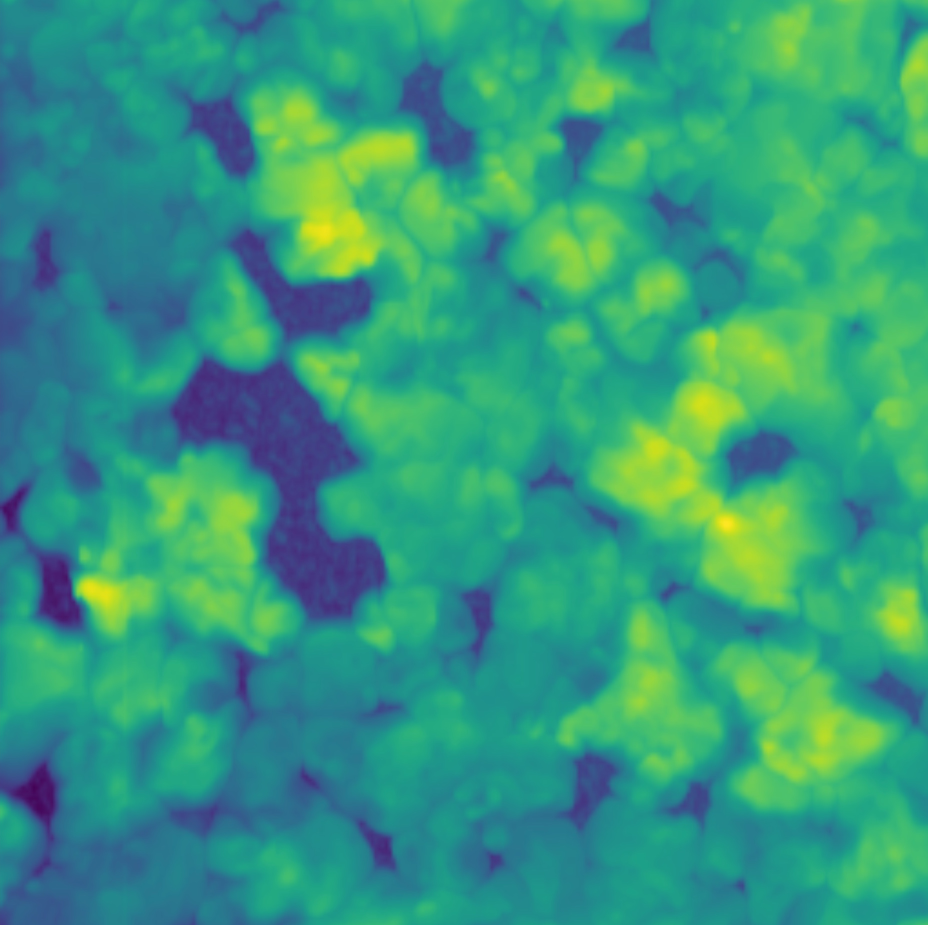
#> input picture height.jpg, 1855 x 1850 px, found by its file name (shown at 1/2 size)
$ jupyter execute --allow-errors 'tech standup.ipynb'   (shell and % lines are left out)
#> lines starting #> are read from the running program, lines starting #| are printed output that depends on the picture
# AFM-MINER
## Tech Review
Garrett, Jessica, and Wesley

[cell 1]
import cv2
import numpy as np
import scipy.io
import scipy.optimize
from scipy import stats
import matplotlib.pyplot as plt
from matplotlib import gridspec
import pandas
#import magni
import math
from PIL import Image
#import seaborn as sns; sns.set()
from sklearn.cross_validation import train_test_split
from sklearn import metrics
from sklearn.tree import DecisionTreeRegressor
from sklearn.ensemble import RandomForestRegressor

<a id='visualize'></a>
## Finding objects in the data: Using the Canny edge detector in [OpenCV](https://opencv-python-tutroals.readthedocs.io/en/latest/py_tutorials/py_imgproc/py_canny/py_canny.html#canny)

**Edge vs region based techniques:**
* Edge detection based methods of finding objects focus on the expectation of a gradient at the object's edge and the background
* Region based methods focus on the object itself

** How the Canny edge dection algorithm works:**
1. Use a [convolution operator](http://homepages.inf.ed.ac.uk/rbf/HIPR2/gsmooth.htm) to remove noise. In this case we apply a 5x5 guassian operator/filter.
    * The idea behind filter-based approaches to reducing noise is to consider a window of surrounding pixels and use a combination of their values to replace the current pixel.

2. Use a convolution method to find edge gradients and angles. That is, weight the discrete sum of the image with another discrete function, the spatial mask. In this case, the Sobel operator is the spatial mask. OpenCV rounds this angle as one of four directions; the gradient is always perpendicular to the edge direction

3. Use non-maximum suppression to turn pixel values to zero if they don't exist at a local maximum in its neighborhood in the direction of the gradient. An effective method of thinning the edge

4. Perform hysteresis thresholding. Rather than instatiating a cut off for gradients values, pixels greater than a max value are binned as edges, pixels less than a min value are binned as not edges, and anything between is classified as an edge it is connected to max value binned edges.


[cell 2]
img = cv2.imread('height.jpg',0)
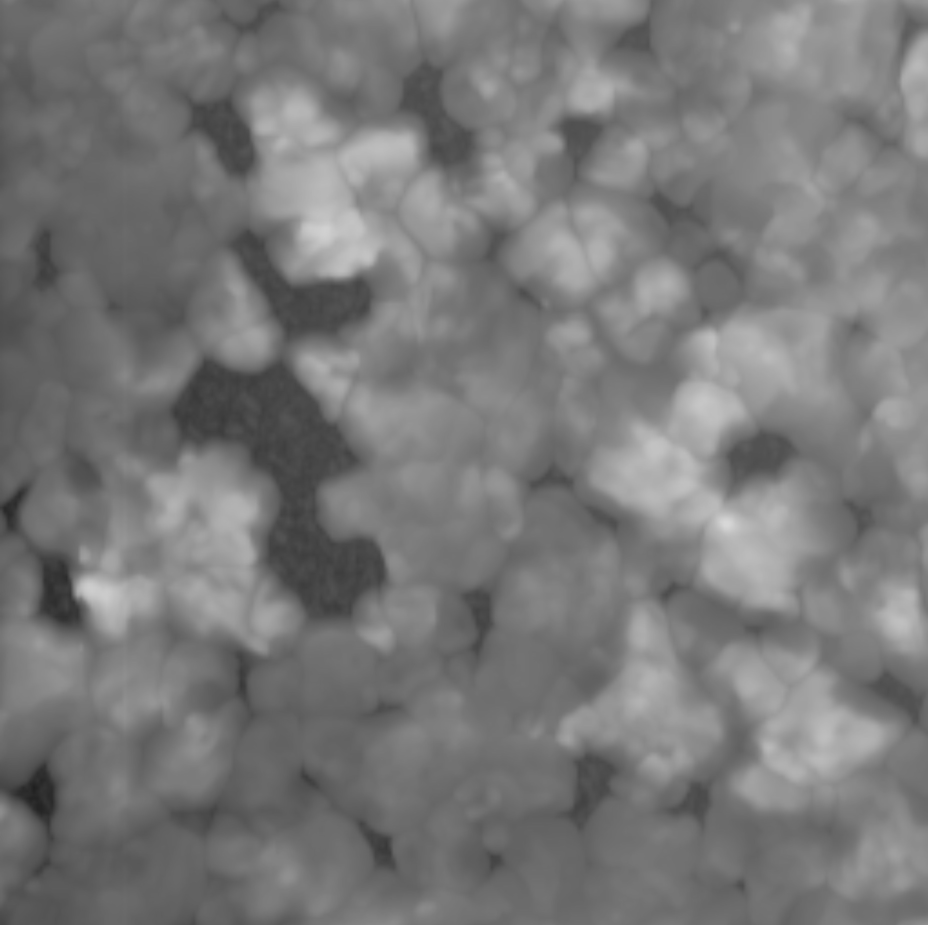
#> img: shape (1850, 1855) (shown at 1/2 size); min 31, max 215, mean 120.8

#Python: cv.Canny(image, edges, threshold1, threshold2, aperture_size=3) → None
edges = cv2.Canny(img,0,20,3)
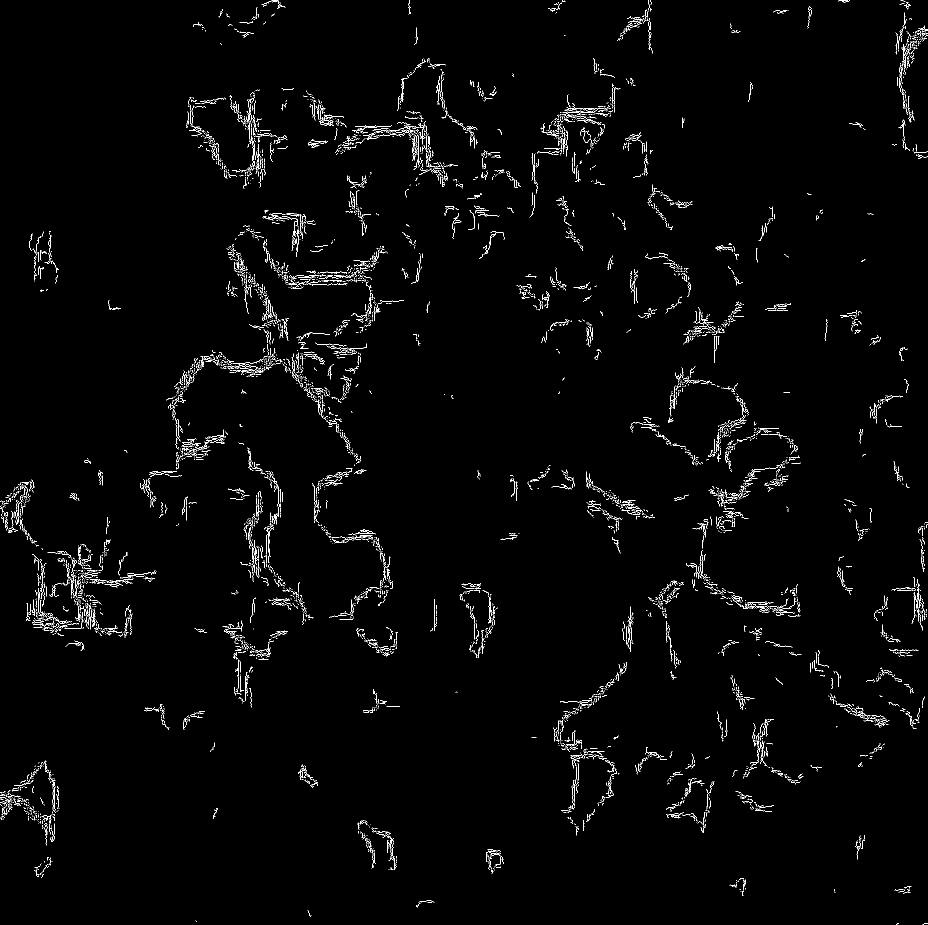
#> edges: shape (1850, 1855) (shown at 1/2 size); 1.7% white in thin lines or dots

plt.subplot(121),plt.imshow(img,cmap = 'gray')
plt.title('Original Image'), plt.xticks([]), plt.yticks([])
plt.subplot(122),plt.imshow(edges,cmap = 'gray')
plt.title('Edge Image'), plt.xticks([]), plt.yticks([])

plt.show()
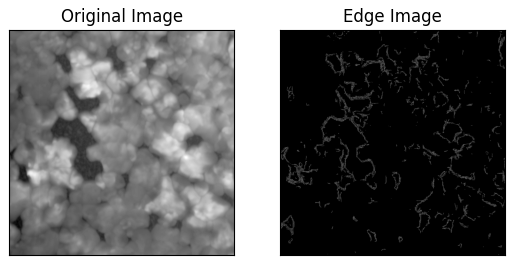
#> figure drawn by matplotlib, 2 panels
#> the sliders are set to amplitude = 0.2, color = <module 'ipywidgets.RadioButto
